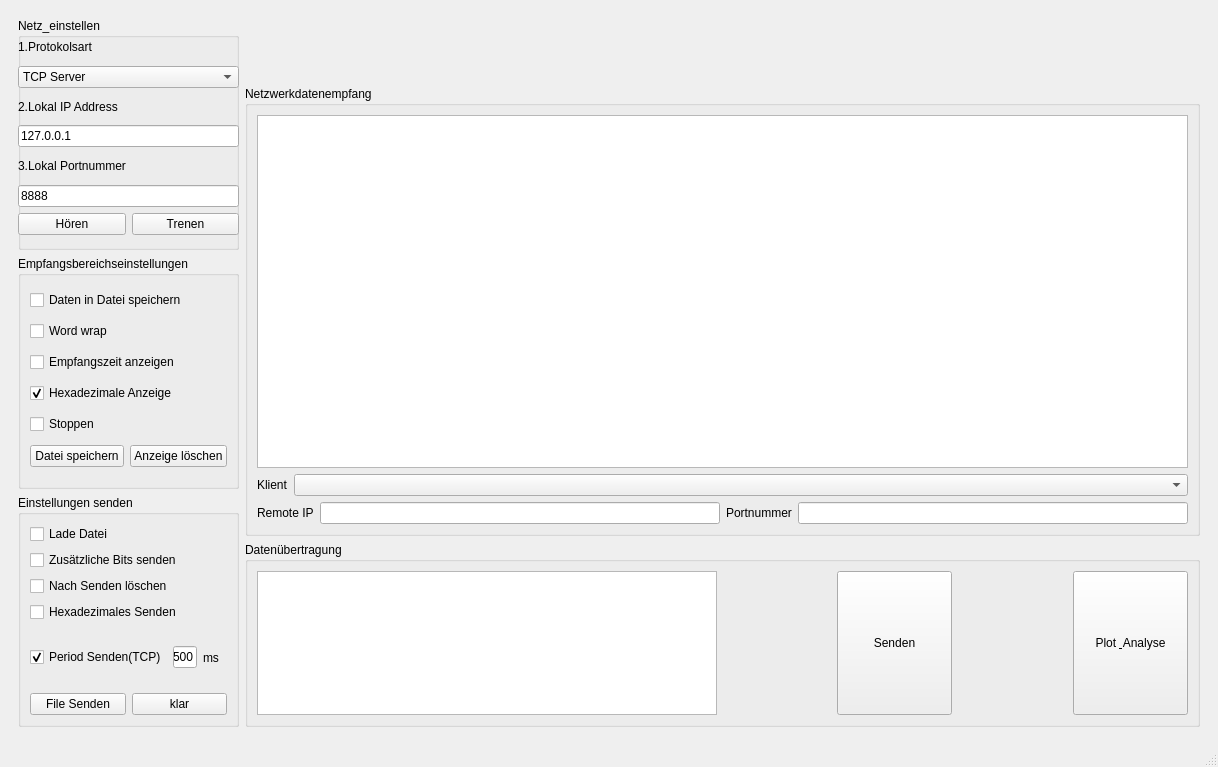
<?xml version="1.0" encoding="UTF-8"?>
<ui version="4.0">
 <class>NetAssist</class>
 <widget class="QMainWindow" name="NetAssist">
  <property name="geometry">
   <rect>
    <x>0</x>
    <y>0</y>
    <width>1218</width>
    <height>747</height>
   </rect>
  </property>
  <property name="windowTitle">
   <string>NetAssist</string>
  </property>
  <property name="styleSheet">
   <string notr="true">/* ================================================ *
author:lei
lastedited:2019.8
* ================================================ */
/*hover*/
/*actived*/
/*gradient start*/
/*gradient end*/
QWidget
{
    color: #220200;
    background-color: #FFFFFF;
}

QFrame{
    color: #220200;
    background-color: #FFFFFF;/*不能设置为transparent*/
}
QMainWindow::separator{
    border: 1px solid #999999;
    border-style: outset;
    width: 4px;
    height: 4px;
}
QMainWindow::separator:hover{
    background: #B01B8AFF;
}
QSplitter::handle{
    border: 1px solid #999999;
    border-style: outset;
    width: 4px;
    height: 4px;
}
QSplitter::handle:hover{/*splitter-&gt;handle(1)-&gt;setAttribute(Qt::WA_Hover, true);才生效*/
    border-color: #EA2;
}
QSplitter::handle:pressed{
    border-color: #59F;
}
QSizeGrip{
    background-color: none;
}

QMenuBar {
    background-color: #FFFFFF;
    spacing: 1px;
    border-bottom: 1px solid #999999;
}

QMenuBar::item{
    background: transparent;
    padding: 1px 8px;
}

QMenuBar::item:selected{
    background: #B01B8AFF;
    border: 1px solid #B01B8AFF;
}

QMenuBar::item:pressed{
    background: #59F;
    border: 1px solid #59F;
    padding-top: 4px; /*margin-bottom: -4px;*/
}

QMenu {
    background-color: #FFFFFF;
    border: 1px solid #999999;
    margin: 1px; /* some spacing around the menu */
    padding: 1px;
}

QMenu::item{
    padding: 2px 25px 2px 15px;
    border: 1px solid transparent;
    margin: 1px;
}
QMenu::icon { 
    width: 15px;
    height: 15px;
    padding:5px;
    border-right: 1px inset #999999;
}

QMenu::item:selected {
    border-color: #999999;
    background: #B01B8AFF;
}

QMenu::separator {
    height: 1px;
    background: #999999;
    margin: 0 5px;
}

QMenu::indicator {/*checked 的√*/
    width: 13px;
    height: 13px;
    padding:2px;
}
QMenu::icon:checked { /* appearance of a 'checked' icon */
    background: #B01B8AFF;
    border: 1px inset #59F;
    border-radius: 3px;
    padding: 2px;
    /*position: absolute;
    top: 0px;
    right: 1px;
    bottom: 5px;
    left: 2px;*/
}
 
QToolBar {
    background: #FFFFFF;
    spacing: 1px; /* spacing between items in the tool bar */
    padding: 1px;
    border-bottom: 1px solid #999999;
}

QStatusBar{
    background: transparent;
    border-top:1px solid #999999;
}

QStatusBar::item {
    margin: 2px 0;
    border-left: 1px solid #999999;
}

QStatusBar QLabel{
    background: transparent;
    margin: 0  2px;
}

QStatusBar QPushButton{
    background: transparent;
    margin: 0  2px;
}

QStatusBar QPushButton:hover{
    background: #B01B8AFF;
    margin: 0  2px;
}

/* =============================================== */
/* Label                                           */
/* =============================================== */
QLabel {
    background: transparent;
    border: 1px solid transparent;
    padding: 1px;
}


/* A QLabel is a QFrame ... */
/* A QToolTip is a QLabel ... */
QToolTip {
    border: 1px solid #999999;
    padding: 5px;
    border-radius: 3px;
    opacity:210;
}

/* =============================================== */
/* TextBox                                         */
/* =============================================== */
QLineEdit {
    background: #FFFFFF;/*不建议设为透明，否则table编辑时会字显示*/
    selection-background-color: #B01B8AFF;
    border: 1px solid #999999;
    border-radius: 2px;
    border-style: inset;
    padding: 0 1px;
}

QLineEdit:hover{
    border-color: #B01B8AFF;
}
QLineEdit:focus{
    border-color: #EA2;
}
/*QLineEdit[readOnly=&quot;true&quot;] { color: gray }*/
QLineEdit[echoMode=&quot;2&quot;]{
    lineedit-password-character: 9679;/*字符的ascii码35 88等 */
}

QLineEdit:read-only {
    color: lightgray;
}

QLineEdit:disabled{
    color: lightgray;
    background: lightgray;
}

QTextEdit{
    selection-background-color:#B01B8AFF;
    border: 1px solid #999999;
    border-style: inset;
}
QTextEdit:hover{
    border-color: #B01B8AFF;
}
QTextEdit:focus{
    border-color: #EA2;
}
/* =============================================== */
/* Button                                          */
/* =============================================== */
QPushButton {
    border: 1px solid #999999;
    border-radius: 8px;
	 color: #FFFFFF;
    background-color: QLinearGradient( x1: 0, y1: 0, x2: 0, y2: 1, 
        stop: 0 #2791FF, stop: 0.05 #0D81FF,stop: 0.5 #0D81FF, 
        stop: 0.9 #2791FF, stop: 1 #2791FF);
    padding: 1px 4px;
    min-width: 50px;
    min-height: 16px;
}

QPushButton:hover{
    background-color: #B01B8AFF;
    border-color: #59F;
}

QPushButton:pressed
{
    border-width: 1px;      
    background-color: #59F;
    border-color: #999999;
}

QPushButton:focus, QPushButton:default {
    border-color: #999999; /* make the default button prominent */
}


QToolButton,QToolButton:unchecked { /* ToolBar里的按钮和带下拉菜单的按钮 */
    border: 1px solid transparent;
    border-radius: 3px;
    background-color: transparent;
    margin: 1px;
}
QToolButton:checked{
    background-color: #B01B8AFF;
    border-color: #59F;
}
QToolButton:hover{
    background-color: #B01B8AFF;
    border-color: #59F;
}

QToolButton:pressed,QToolButton:checked:hover{
    background-color: #59F;
    border-color: #EA2;
}
QToolButton:checked:pressed{
    background-color: #B01B8AFF;
}

/* only for MenuButtonPopup */
QToolButton[popupMode=&quot;1&quot;]{
    padding-left: 1px;
    padding-right: 15px; /* make way for the popup button */
    border: 1px solid #999999;
    min-height: 15px;
	 /* only for MenuButtonPopup 
    background-color: QLinearGradient( x1: 0, y1: 0, x2: 0, y2: 1, 
        stop: 0 #B01B8AFF2, stop: 0.05 #B01B8AFF3,stop: 0.5 #B01B8AFF3, 
        stop: 0.9 #B01B8AFF2, stop: 1 #B01B8AFF2);*/
}
QToolButton[popupMode=&quot;1&quot;]:hover{
    background-color: #B01B8AFF;
    border-color: #59F;
}
QToolButton[popupMode=&quot;1&quot;]:pressed{
    border-width: 1px;
    background-color: #59F;
    border-color: #999999;
}
QToolButton::menu-button {
    border: 1px solid #999999;
    border-top-right-radius: 2px;
    border-bottom-right-radius: 2px;
    width: 16px;
}

/* =============================================== */
/* ComboBox                                        */
/* =============================================== */
QComboBox{
    border: 1px solid #999999;
}
QComboBox:editable{
    border-style: inset;
}
QComboBox:hover{
    border-color: #B01B8AFF;
}
QComboBox:focus{
    border-color: #EA2;
}
QComboBox:on { /* shift the text when the popup opens */
    padding-top: 2px;
    padding-left: 2px;
}
QComboBox QAbstractItemView {
    border: 1px solid #999999;
    selection-background-color: #B01B8AFF;
}
/*QComboBox QAbstractItemView::item {
    height: 12px;需要设置comboBox.setView(QListView())否则会使用默认的item样式
}*/
/* =============================================== */
/* SpinBox DateTime                                */
/* =============================================== */
QSpinBox, QDoubleSpinBox,QDateEdit,QTimeEdit,QDateTimeEdit{
    border: 1px solid #999999;
    border-style: inset;
}
QSpinBox:hover, QDoubleSpinBox:hover,QDateEdit:hover, QTimeEdit:hover,QDateTimeEdit:hover{
    border-color: #B01B8AFF;
}
QSpinBox:focus, QDoubleSpinBox:focus,QDateEdit:focus,QTimeEdit:focus,QDateTimeEdit:focus{
    border-color: #EA2;
}

/* =============================================== */
/* Slider ProgressBar                              */
/* =============================================== */
QProgressBar {
    border: 1px solid #999999;
    border-radius: 4px;
    text-align: center;
}

QProgressBar::chunk {
    background-color: #EA2;
    width: 4px;
    margin: 1px;
}

QSlider{
    border: 1px solid transparent;
}
QSlider::groove{
    border: 1px solid #999999;
    background: #FFFFFF;
}
QSlider::handle {/*设置中间的那个滑动的键*/                           
    border: 1px solid #999999;
    background: #B01B8AFF;
}
QSlider::groove:horizontal {
    height: 3px; /* the groove expands to the size of the slider by default. by giving it a height, it has a fixed size */
    left:5px; right: 5px;
}
QSlider::groove:vertical{
    width: 3px;
    top: 5px; bottom: 5px;
}
QSlider::handle:horizontal{
    width: 6px;
    margin: -7px; /* height */
}
QSlider::handle:vertical{
    height: 6px;
    margin: -7px; /* height */
}
QSlider::add-page{/*还没有滑上去的地方*/
    border: 1px solid #999999;
    background:#2791FF;
}
QSlider::sub-page{/*已经划过的从地方*/                            
    background: #EA2;
}

/* =============================================== */
/* ScrollBar                                       */
/* =============================================== */
QScrollBar{
    background-color: #FFFFFF;
    border: 1px solid #999999;
    border-radius: 5px;
    padding: 1px;
    height: 10px;
    width: 10px;
}
QScrollBar:hover{
    border-color:#B01B8AFF;
}
QScrollBar::handle{
    border-radius: 3px;
    background: #59F;
    min-width: 16px;
    min-height: 16px;
}
QScrollBar::handle:hover {
    background: #EA2;
}
QScrollBar::add-line, QScrollBar::sub-line,
QScrollBar::add-page, QScrollBar::sub-page {
    width: 0px;
    background: transparent;
}
QScrollArea{
    border: none;
}
/*QScrollArea  QAbstractSlider{
    border-radius: 0px;
}*/
/* =============================================== */
/* DockWidget                                       */
/* =============================================== */
QDockWidget, QDockWidget &gt; QWidget/*not work*/
{
    border-color: #999999;/*qt bug*/
    background: transparent;
}
QDockWidget::title {
    border-bottom: 1px solid #999999;
    border-style: inset;
    text-align: left; /* align the text to the left */
    padding: 6px;
}

/* =============================================== */
/* GroupBox                                        */
/* =============================================== */
QGroupBox {
    background-color: #FFFFFF;
    border: 1px solid #999999;
    border-radius: 4px;
    margin-top: 0.5em;
}
QGroupBox::title {
    subcontrol-origin: margin;
    subcontrol-position: top left;
    left: 1em;
    background-color: #FFFFFF;
} 




/* =============================================== */
/* ToolBox                                         */
/* =============================================== */
QToolBox{
    border: 1px solid #999999;
}
QToolBox::tab {
    background: #2791FF;
    border: 1px solid #999999;
    border-radius: 1px;
}
QToolBox::tab:hover {
    background-color: #B01B8AFF;
    border-color: transparent;
}
QToolBox::tab:pressed {
    background-color: #59F;
    border-color: transparent;
}
QToolBox::tab:selected {
    font-weight: bold;
    border-color: #B01B8AFF;
}

/* =============================================== */
/* TabWidget                                       */
/* =============================================== */
QTabWidget{
    margin-top:10px;
}
QTabWidget::pane{
    border: 1px solid #999999;
}
QTabWidget::tab-bar {
    left: 0px;
}
QTabBar::tab {
    background: #FFFFFF;
    border: 1px solid #999999;
    padding: 3px 5px;    
}
QTabBar::tab:hover {
    background: #B01B8AFF;
    border-color: transparent;
}
QTabBar::tab:selected {
    background: #B01B8AFF;
    border-color: #59F;
}
QTabBar::tab:pressed {
    background: #59F;
    border-color: transparent;
}
QTabBar::tab:focus {
    border-color: #EA2;
}
QTabBar::tab:top{
    margin-top: 3px;
    border-bottom: transparent;
    margin-right: 1px;
}
QTabBar::tab:bottom{
    margin-bottom: 3px;
    border-top: transparent;
    margin-right: 1px;
}
QTabBar::tab:left{
    border-right: transparent;
    margin-bottom: 1px;
}
QTabBar::tab:right{
    border-left: transparent;
    margin-bottom: 1px;
}

/* =============================================== */
/* QHeaderView for list table                      */
/* =============================================== */
QHeaderView {
	border: none;
	margin: 0px;
	padding: 0px;
}
QHeaderView::section, QTableCornerButton::section {/*设置表头属性*//*左上角*/
	background-color: #2791FF;
	padding: 0 3px;
	border-right: 1px solid #999999;
	border-bottom: 1px solid #999999;
	border-radius: 0px;
}
QHeaderView::section:hover, QTableCornerButton::section:hover{
    background-color: #B01B8AFF;
}
QHeaderView::section:pressed{
    background-color: #59F;
}
QHeaderView::section:checked {
    background-color: #EA2;
}

/* =============================================== */
/* QTableWidget                                    */
/* =============================================== */
QTableWidget, QTableView
{
    gridline-color: #999999;    /*表格中的网格线条颜色*/
    background: #FFFFFF;
    /*设置交替颜色，需要在函数属性中设置:tableWidget-&gt;setAlternatingRowColors(true)*/
    alternate-background-color: #2791FF;
    /*selection-color:#FFFFFF;    鼠标选中时前景色：文字颜色*/
    selection-background-color:#B01B8AFF;   /*鼠标选中时背景色*/
    border:1px solid #999999;  /*边框线的宽度、颜色*/
    /*border:none;    去除边界线*/
    /*border-radius:5px;*/
    /*padding:10px 10px;*/  /*表格与边框的间距*/
}
QTableView::item, QTabWidget::item{
    background: transparent;
	outline-style: none;
	border: none;
}

QTableView::item:hover {
	background: #B01B8AFF;
    border: 1px solid #EA2;
}

QTableView::item:selected {
	background: #B01B8AFF;
	color: #2791FF;
}

QTableView::item:selected:active {
	background: #59F;
	color: #2791FF;
}

QTableWidget QComboBox{
    margin: 2px;
    border: none;
}

 </string>
  </property>
  <widget class="QWidget" name="centralwidget">
   <property name="enabled">
    <bool>true</bool>
   </property>
   <property name="sizePolicy">
    <sizepolicy hsizetype="Fixed" vsizetype="Fixed">
     <horstretch>0</horstretch>
     <verstretch>0</verstretch>
    </sizepolicy>
   </property>
   <property name="maximumSize">
    <size>
     <width>1280</width>
     <height>768</height>
    </size>
   </property>
   <layout class="QVBoxLayout" name="verticalLayout_4">
    <item>
     <widget class="QWidget" name="mainwidget" native="true">
      <layout class="QHBoxLayout" name="horizontalLayout_5" stretch="1,4">
       <item>
        <layout class="QVBoxLayout" name="left_verticalLayout" stretch="1,1,1">
         <item>
          <widget class="QGroupBox" name="NetSettings">
           <property name="maximumSize">
            <size>
             <width>221</width>
             <height>16777215</height>
            </size>
           </property>
           <property name="title">
            <string>Netz_einstellen</string>
           </property>
           <widget class="QWidget" name="">
            <property name="geometry">
             <rect>
              <x>0</x>
              <y>16</y>
              <width>221</width>
              <height>201</height>
             </rect>
            </property>
            <layout class="QVBoxLayout" name="verticalLayout">
             <item>
              <widget class="QLabel" name="prot_lb">
               <property name="text">
                <string>1.Protokolsart</string>
               </property>
              </widget>
             </item>
             <item>
              <widget class="QComboBox" name="prot_box">
               <property name="editable">
                <bool>false</bool>
               </property>
               <property name="currentIndex">
                <number>0</number>
               </property>
               <item>
                <property name="text">
                 <string>TCP Server</string>
                </property>
               </item>
               <item>
                <property name="text">
                 <string>TCP Client</string>
                </property>
               </item>
               <item>
                <property name="text">
                 <string>UDP</string>
                </property>
               </item>
              </widget>
             </item>
             <item>
              <widget class="QLabel" name="localip_lb">
               <property name="text">
                <string>2.Lokal IP Address</string>
               </property>
              </widget>
             </item>
             <item>
              <widget class="QLineEdit" name="Localip_lineedit">
               <property name="text">
                <string>127.0.0.1</string>
               </property>
              </widget>
             </item>
             <item>
              <widget class="QLabel" name="localport_lb">
               <property name="text">
                <string>3.Lokal Portnummer</string>
               </property>
               <property name="openExternalLinks">
                <bool>false</bool>
               </property>
              </widget>
             </item>
             <item>
              <widget class="QLineEdit" name="Localport_lineedit">
               <property name="text">
                <string>8888</string>
               </property>
              </widget>
             </item>
             <item>
              <layout class="QHBoxLayout" name="horizontalLayout_9">
               <item>
                <widget class="QPushButton" name="open_btn">
                 <property name="text">
                  <string>Hören</string>
                 </property>
                </widget>
               </item>
               <item>
                <widget class="QPushButton" name="close_btn">
                 <property name="text">
                  <string>Trenen</string>
                 </property>
                </widget>
               </item>
              </layout>
             </item>
            </layout>
           </widget>
          </widget>
         </item>
         <item>
          <widget class="QGroupBox" name="RecvSettings">
           <property name="maximumSize">
            <size>
             <width>221</width>
             <height>16777215</height>
            </size>
           </property>
           <property name="title">
            <string>Empfangsbereichseinstellungen</string>
           </property>
           <layout class="QVBoxLayout" name="verticalLayout_2" stretch="2,2,2,2,2,2">
            <item>
             <widget class="QCheckBox" name="recv2file">
              <property name="text">
               <string>Daten in Datei speichern</string>
              </property>
             </widget>
            </item>
            <item>
             <widget class="QCheckBox" name="newline">
              <property name="text">
               <string>Word wrap</string>
              </property>
             </widget>
            </item>
            <item>
             <widget class="QCheckBox" name="timestamp">
              <property name="text">
               <string>Empfangszeit anzeigen</string>
              </property>
             </widget>
            </item>
            <item>
             <widget class="QCheckBox" name="hex_recv">
              <property name="text">
               <string>Hexadezimale Anzeige</string>
              </property>
              <property name="checked">
               <bool>true</bool>
              </property>
             </widget>
            </item>
            <item>
             <widget class="QCheckBox" name="stopdsp">
              <property name="text">
               <string>Stoppen</string>
              </property>
             </widget>
            </item>
            <item>
             <layout class="QHBoxLayout" name="horizontalLayout_10" stretch="0,0">
              <item>
               <widget class="QPushButton" name="save_btn">
                <property name="text">
                 <string>Datei speichern</string>
                </property>
               </widget>
              </item>
              <item>
               <widget class="QPushButton" name="clr_btn">
                <property name="text">
                 <string>Anzeige löschen</string>
                </property>
               </widget>
              </item>
             </layout>
            </item>
           </layout>
          </widget>
         </item>
         <item>
          <widget class="QGroupBox" name="SendSettings">
           <property name="maximumSize">
            <size>
             <width>221</width>
             <height>16777215</height>
            </size>
           </property>
           <property name="title">
            <string>Einstellungen senden</string>
           </property>
           <layout class="QVBoxLayout" name="verticalLayout_5">
            <item>
             <widget class="QCheckBox" name="file_load">
              <property name="text">
               <string>Lade Datei</string>
              </property>
             </widget>
            </item>
            <item>
             <widget class="QCheckBox" name="Sendcheck">
              <property name="text">
               <string>Zusätzliche Bits senden</string>
              </property>
             </widget>
            </item>
            <item>
             <widget class="QCheckBox" name="Sendclear">
              <property name="text">
               <string>Nach Senden löschen</string>
              </property>
             </widget>
            </item>
            <item>
             <widget class="QCheckBox" name="hex_send">
              <property name="text">
               <string>Hexadezimales Senden</string>
              </property>
             </widget>
            </item>
            <item>
             <layout class="QHBoxLayout" name="horizontalLayout_12" stretch="3,1,1">
              <item>
               <widget class="QCheckBox" name="Sendloop">
                <property name="text">
                 <string>Period Senden(TCP)</string>
                </property>
                <property name="checked">
                 <bool>true</bool>
                </property>
               </widget>
              </item>
              <item>
               <widget class="QLineEdit" name="loopinterval">
                <property name="text">
                 <string>500</string>
                </property>
               </widget>
              </item>
              <item>
               <widget class="QLabel" name="ms_lbl">
                <property name="text">
                 <string>ms</string>
                </property>
               </widget>
              </item>
             </layout>
            </item>
            <item>
             <layout class="QHBoxLayout" name="horizontalLayout_11">
              <item>
               <widget class="QPushButton" name="file_send_btn">
                <property name="text">
                 <string>File Senden</string>
                </property>
               </widget>
              </item>
              <item>
               <widget class="QPushButton" name="clr_btn2">
                <property name="text">
                 <string>klar</string>
                </property>
               </widget>
              </item>
             </layout>
            </item>
           </layout>
          </widget>
         </item>
        </layout>
       </item>
       <item>
        <layout class="QVBoxLayout" name="right_verticalLayout" stretch="1,3,3">
         <item>
          <layout class="QHBoxLayout" name="horizontalLayout_8">
           <item>
            <widget class="QLabel" name="label">
             <property name="enabled">
              <bool>true</bool>
             </property>
             <property name="sizePolicy">
              <sizepolicy hsizetype="Expanding" vsizetype="Expanding">
               <horstretch>0</horstretch>
               <verstretch>1</verstretch>
              </sizepolicy>
             </property>
             <property name="text">
              <string/>
             </property>
             <property name="pixmap">
              <pixmap>biglogo.png</pixmap>
             </property>
             <property name="scaledContents">
              <bool>true</bool>
             </property>
            </widget>
           </item>
          </layout>
         </item>
         <item>
          <widget class="QGroupBox" name="Datarecv">
           <property name="sizePolicy">
            <sizepolicy hsizetype="Preferred" vsizetype="Preferred">
             <horstretch>0</horstretch>
             <verstretch>1</verstretch>
            </sizepolicy>
           </property>
           <property name="minimumSize">
            <size>
             <width>0</width>
             <height>450</height>
            </size>
           </property>
           <property name="title">
            <string>Netzwerkdatenempfang</string>
           </property>
           <layout class="QVBoxLayout" name="verticalLayout_3" stretch="6,1,1">
            <item>
             <widget class="QTextBrowser" name="DataRecvtext">
              <property name="sizePolicy">
               <sizepolicy hsizetype="Preferred" vsizetype="Preferred">
                <horstretch>0</horstretch>
                <verstretch>0</verstretch>
               </sizepolicy>
              </property>
              <property name="readOnly">
               <bool>true</bool>
              </property>
             </widget>
            </item>
            <item>
             <layout class="QHBoxLayout" name="horizontalLayout">
              <item>
               <widget class="QLabel" name="clients_lbl">
                <property name="text">
                 <string>Klient</string>
                </property>
               </widget>
              </item>
              <item>
               <widget class="QComboBox" name="clients_list">
                <property name="sizePolicy">
                 <sizepolicy hsizetype="Expanding" vsizetype="Fixed">
                  <horstretch>0</horstretch>
                  <verstretch>0</verstretch>
                 </sizepolicy>
                </property>
                <property name="editable">
                 <bool>false</bool>
                </property>
               </widget>
              </item>
             </layout>
            </item>
            <item>
             <layout class="QHBoxLayout" name="horizontalLayout_6">
              <item>
               <layout class="QHBoxLayout" name="horizontalLayout_2">
                <item>
                 <widget class="QLabel" name="remoteip_lbl">
                  <property name="text">
                   <string>Remote IP</string>
                  </property>
                 </widget>
                </item>
                <item>
                 <widget class="QLineEdit" name="remoteip_text"/>
                </item>
               </layout>
              </item>
              <item>
               <layout class="QHBoxLayout" name="horizontalLayout_3">
                <item>
                 <widget class="QLabel" name="remoteport_lbl">
                  <property name="text">
                   <string>Portnummer</string>
                  </property>
                 </widget>
                </item>
                <item>
                 <widget class="QLineEdit" name="remoteport_text"/>
                </item>
               </layout>
              </item>
             </layout>
            </item>
           </layout>
          </widget>
         </item>
         <item>
          <widget class="QGroupBox" name="Datasend">
           <property name="sizePolicy">
            <sizepolicy hsizetype="Preferred" vsizetype="Preferred">
             <horstretch>0</horstretch>
             <verstretch>1</verstretch>
            </sizepolicy>
           </property>
           <property name="minimumSize">
            <size>
             <width>550</width>
             <height>0</height>
            </size>
           </property>
           <property name="title">
            <string>Datenübertragung</string>
           </property>
           <layout class="QHBoxLayout" name="horizontalLayout_7" stretch="0">
            <item>
             <layout class="QHBoxLayout" name="horizontalLayout_4" stretch="4,1,1,1,1">
              <item>
               <widget class="QTextBrowser" name="DataSendtext">
                <property name="readOnly">
                 <bool>false</bool>
                </property>
               </widget>
              </item>
              <item>
               <spacer name="horizontalSpacer">
                <property name="orientation">
                 <enum>Qt::Horizontal</enum>
                </property>
                <property name="sizeHint" stdset="0">
                 <size>
                  <width>40</width>
                  <height>20</height>
                 </size>
                </property>
               </spacer>
              </item>
              <item>
               <widget class="QPushButton" name="send_Btn">
                <property name="sizePolicy">
                 <sizepolicy hsizetype="Preferred" vsizetype="Preferred">
                  <horstretch>0</horstretch>
                  <verstretch>0</verstretch>
                 </sizepolicy>
                </property>
                <property name="text">
                 <string>Senden</string>
                </property>
               </widget>
              </item>
              <item>
               <spacer name="horizontalSpacer_2">
                <property name="orientation">
                 <enum>Qt::Horizontal</enum>
                </property>
                <property name="sizeHint" stdset="0">
                 <size>
                  <width>40</width>
                  <height>20</height>
                 </size>
                </property>
               </spacer>
              </item>
              <item>
               <widget class="QPushButton" name="plotButton">
                <property name="sizePolicy">
                 <sizepolicy hsizetype="Preferred" vsizetype="Preferred">
                  <horstretch>0</horstretch>
                  <verstretch>0</verstretch>
                 </sizepolicy>
                </property>
                <property name="text">
                 <string>Plot &amp; Analyse</string>
                </property>
               </widget>
              </item>
             </layout>
            </item>
           </layout>
          </widget>
         </item>
        </layout>
       </item>
      </layout>
     </widget>
    </item>
   </layout>
  </widget>
  <widget class="QMenuBar" name="menubar">
   <property name="geometry">
    <rect>
     <x>0</x>
     <y>0</y>
     <width>1218</width>
     <height>20</height>
    </rect>
   </property>
  </widget>
  <widget class="QStatusBar" name="statusbar"/>
 </widget>
 <resources>
  <include location="logo.qrc"/>
 </resources>
 <connections/>
</ui>
